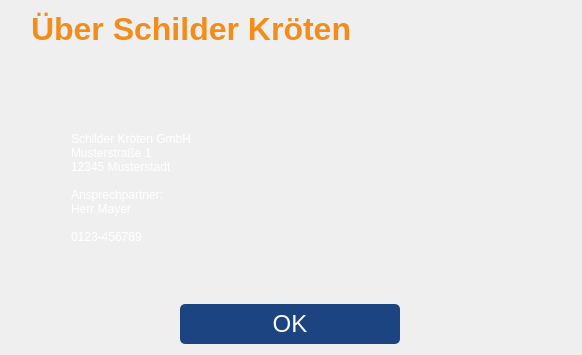
      <widget class="QWidget" name="InfoScreen">
       <layout class="QVBoxLayout" name="verticalLayout_12">
        <item>
         <layout class="QHBoxLayout" name="lyth_headline_Info">
          <property name="spacing">
           <number>6</number>
          </property>
          <property name="leftMargin">
           <number>20</number>
          </property>
          <property name="topMargin">
           <number>0</number>
          </property>
          <property name="rightMargin">
           <number>20</number>
          </property>
          <property name="bottomMargin">
           <number>0</number>
          </property>
          <item>
           <widget class="QLabel" name="lbl_headline_Info">
            <property name="font">
             <font>
              <pointsize>24</pointsize>
              <weight>75</weight>
              <bold>true</bold>
             </font>
            </property>
            <property name="whatsThis">
             <string notr="true"/>
            </property>
            <property name="accessibleName">
             <string notr="true"/>
            </property>
            <property name="accessibleDescription">
             <string notr="true"/>
            </property>
            <property name="styleSheet">
             <string notr="true">color: rgb(242, 141, 27);</string>
            </property>
            <property name="text">
             <string notr="true">Über Schilder Kröten</string>
            </property>
           </widget>
          </item>
          <item>
           <spacer name="horizontalSpacer_47">
            <property name="orientation">
             <enum>Qt::Horizontal</enum>
            </property>
            <property name="sizeHint" stdset="0">
             <size>
              <width>10</width>
              <height>10</height>
             </size>
            </property>
           </spacer>
          </item>
         </layout>
        </item>
        <item>
         <layout class="QVBoxLayout" name="lytv_centerInfo">
          <property name="spacing">
           <number>20</number>
          </property>
          <property name="leftMargin">
           <number>60</number>
          </property>
          <property name="topMargin">
           <number>45</number>
          </property>
          <item>
           <widget class="QLabel" name="label_Logo">
            <property name="minimumSize">
             <size>
              <width>500</width>
              <height>0</height>
             </size>
            </property>
            <property name="maximumSize">
             <size>
              <width>500</width>
              <height>16777215</height>
             </size>
            </property>
            <property name="statusTip">
             <string notr="true"/>
            </property>
            <property name="whatsThis">
             <string notr="true"/>
            </property>
            <property name="accessibleName">
             <string notr="true"/>
            </property>
            <property name="accessibleDescription">
             <string notr="true"/>
            </property>
            <property name="styleSheet">
             <string notr="true">QLabel{
	font: 75 18pt &quot;MS Shell Dlg 2&quot; ;
	color:white
}
</string>
            </property>
            <property name="text">
             <string notr="true"/>
            </property>
            <property name="pixmap">
             <pixmap>../../../../OneDrive/Code/Git/Proj_VZE/gui/pics/LogoSK_big_1.svg</pixmap>
            </property>
           </widget>
          </item>
          <item>
           <widget class="QLabel" name="label_infoText">
            <property name="statusTip">
             <string notr="true"/>
            </property>
            <property name="whatsThis">
             <string notr="true"/>
            </property>
            <property name="accessibleName">
             <string notr="true"/>
            </property>
            <property name="accessibleDescription">
             <string notr="true"/>
            </property>
            <property name="styleSheet">
             <string notr="true">QLabel{
	font: 75 18pt &quot;MS Shell Dlg 2&quot; ;
	color:white
}
</string>
            </property>
            <property name="text">
             <string notr="true">Schilder Kröten GmbH
Musterstraße 1
12345 Musterstadt

Ansprechpartner:
Herr Mayer

0123-456789
</string>
            </property>
           </widget>
          </item>
          <item>
           <spacer name="verticalSpacer_2">
            <property name="orientation">
             <enum>Qt::Vertical</enum>
            </property>
            <property name="sizeHint" stdset="0">
             <size>
              <width>20</width>
              <height>40</height>
             </size>
            </property>
           </spacer>
          </item>
         </layout>
        </item>
        <item>
         <layout class="QHBoxLayout" name="lyth_bottom_Info">
          <property name="rightMargin">
           <number>2</number>
          </property>
          <item>
           <spacer name="verticalSpacer_bottom_11">
            <property name="orientation">
             <enum>Qt::Vertical</enum>
            </property>
            <property name="sizeType">
             <enum>QSizePolicy::Fixed</enum>
            </property>
            <property name="sizeHint" stdset="0">
             <size>
              <width>0</width>
              <height>40</height>
             </size>
            </property>
           </spacer>
          </item>
          <item>
           <spacer name="horizontalSpacer_48">
            <property name="orientation">
             <enum>Qt::Horizontal</enum>
            </property>
            <property name="sizeHint" stdset="0">
             <size>
              <width>40</width>
              <height>20</height>
             </size>
            </property>
           </spacer>
          </item>
          <item>
           <widget class="QPushButton" name="btn_closeInfo">
            <property name="sizePolicy">
             <sizepolicy hsizetype="Fixed" vsizetype="Fixed">
              <horstretch>0</horstretch>
              <verstretch>0</verstretch>
             </sizepolicy>
            </property>
            <property name="minimumSize">
             <size>
              <width>220</width>
              <height>40</height>
             </size>
            </property>
            <property name="maximumSize">
             <size>
              <width>220</width>
              <height>40</height>
             </size>
            </property>
            <property name="font">
             <font>
              <family>MS Shell Dlg 2</family>
              <pointsize>18</pointsize>
              <weight>9</weight>
              <italic>false</italic>
              <bold>false</bold>
             </font>
            </property>
            <property name="statusTip">
             <string notr="true"/>
            </property>
            <property name="whatsThis">
             <string notr="true"/>
            </property>
            <property name="accessibleName">
             <string notr="true"/>
            </property>
            <property name="accessibleDescription">
             <string notr="true"/>
            </property>
            <property name="styleSheet">
             <string notr="true">QPushButton{
	font: 75 18pt &quot;MS Shell Dlg 2&quot; ;
	background-color: #1C4481;
	border-radius: 5px;
	color:white
}

QPushButton:hover{
	border: 2px solid rgb(255, 255, 255)
}</string>
            </property>
            <property name="text">
             <string notr="true">OK</string>
            </property>
            <property name="shortcut">
             <string notr="true"/>
            </property>
            <property name="checkable">
             <bool>false</bool>
            </property>
            <property name="flat">
             <bool>false</bool>
            </property>
           </widget>
          </item>
          <item>
           <spacer name="horizontalSpacer_49">
            <property name="orientation">
             <enum>Qt::Horizontal</enum>
            </property>
            <property name="sizeHint" stdset="0">
             <size>
              <width>40</width>
              <height>20</height>
             </size>
            </property>
           </spacer>
          </item>
         </layout>
        </item>
       </layout>
      </widget>
